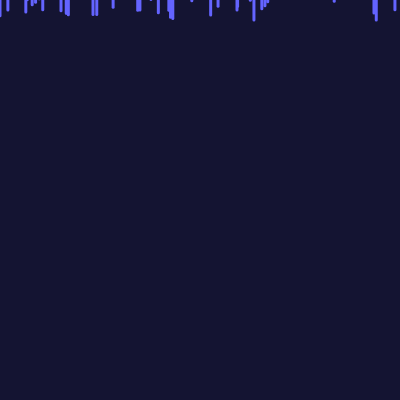
Frame 1 (no input)
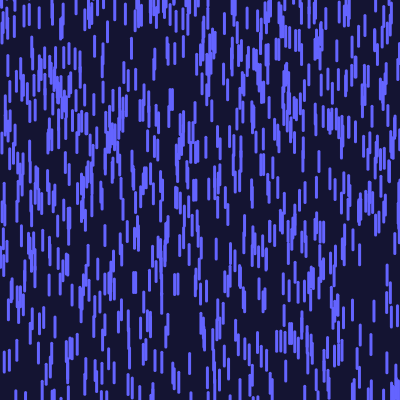
Frame 60 (no input)
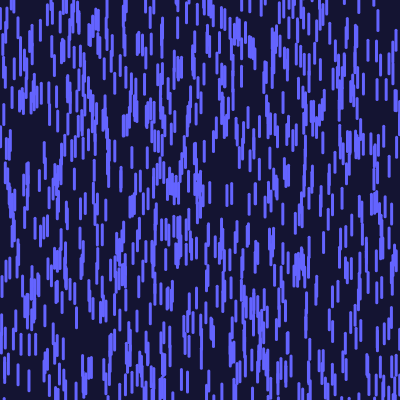
Frame 120 (the mouse pressed at the canvas centre since frame 60)

The p5.js sketch that drew these frames (run headless with seeded random() and noise() and a simulated clock; from frame 60 on, the mouse is pressed at the canvas centre):

// p5.js sketch
// ── sketch.js
let pluie = [];

function setup() {
  createCanvas(400, 400);
  for (let i = 0; i < 1000; i++) {
    pluie.push({x: random(width), y: random(-height, 0), speed: random(1, 15)});
  }
}

function draw() {
  background(20, 20, 50);
  stroke(100, 100, 255);
  strokeWeight(3);
  for (let drop of pluie) {
    line(drop.x, drop.y, drop.x, drop.y + 20);
    drop.y += drop.speed;
    if (drop.y > height) {
      drop.y = random(-100, 0);
      drop.x = random(width);
    }
  }
}
